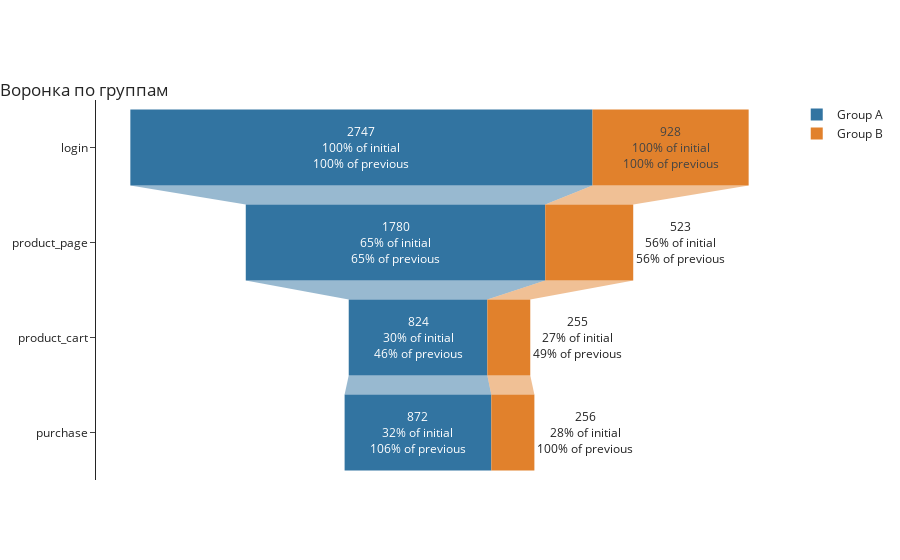

The cell this chart's notebook holds for it:
### Markdown cell above
### 4.3. Как меняется конверсия в воронке в выборках на разных этапах?

### Code cell
# Построим воронку
funnel = events_participants_ab.groupby(by=['group', 'event_name']).agg({'user_id': 'nunique'})\
.rename(columns={'user_id': 'count'}).reset_index()

funnel = funnel.reindex([0, 2, 1, 3, 4, 6, 5, 7])

fig = go.Figure()
fig.add_trace(go.Funnel(
    name='Group A',
    y=funnel.query('group == "A"')['event_name'],
    x=funnel.query('group == "A"')['count'],
    marker={'color': '#3274a1'},
    textinfo="value+percent initial+percent previous"
))
fig.add_trace(go.Funnel(
    name='Group B',
    y=funnel.query('group == "B"')['event_name'],
    x=funnel.query('group == "B"')['count'],
    marker={'color': '#e1812c'},
    textinfo="value+percent initial+percent previous"
))
fig.update_layout(
    template='simple_white',
    title={
        'text': 'Воронка по группам',
        'y': 0.85, 'x': 0.0,
        'xanchor': 'left',
        'yanchor': 'top'
        
    }
)

fig.show()

### Figure 1 — Plotly figure (JSON) as saved in the notebook; plotly's stock layout.template omitted (floating-point values rounded to 4 significant figures)
{"data": [{"marker": {"color": "#3274a1"}, "name": "Group A", "textinfo": "value+percent initial+percent previous", "type": "funnel", "x": [2747, 1780, 824, 872], "y": ["login", "product_page", "product_cart", "purchase"]}, {"marker": {"color": "#e1812c"}, "name": "Group B", "textinfo": "value+percent initial+percent previous", "type": "funnel", "x": [928, 523, 255, 256], "y": ["login", "product_page", "product_cart", "purchase"]}], "layout": {"title": {"text": "Воронка по группам", "x": 0, "xanchor": "left", "y": 0.85, "yanchor": "top"}}}
